Frame 1 (no input): blank canvas, image omitted
Frame 60 (no input): blank canvas, image omitted
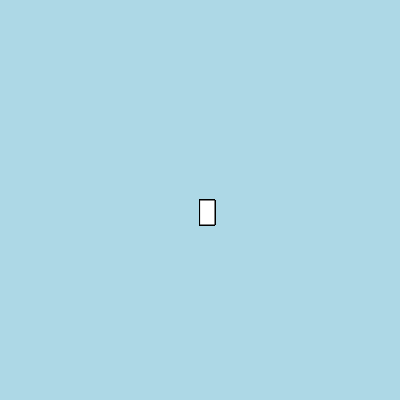
Frame 120 (the mouse pressed at the canvas centre since frame 60)

The p5.js sketch whose frames 1 and 60 were blank and that drew this single picture after the mouse press (run headless with seeded random() and noise() and a simulated clock; from frame 60 on, the mouse is pressed at the canvas centre):

// p5.js sketch
// ── sketch.js
function setup() {
    createCanvas(400, 400);
    background("lightblue")
  }
  
  function draw() {
    stroke("black");
    fill("white");
    
    
    if (mouseIsPressed) {
      rect(mouseX, mouseY, 15, 25);
    }
  }
  
